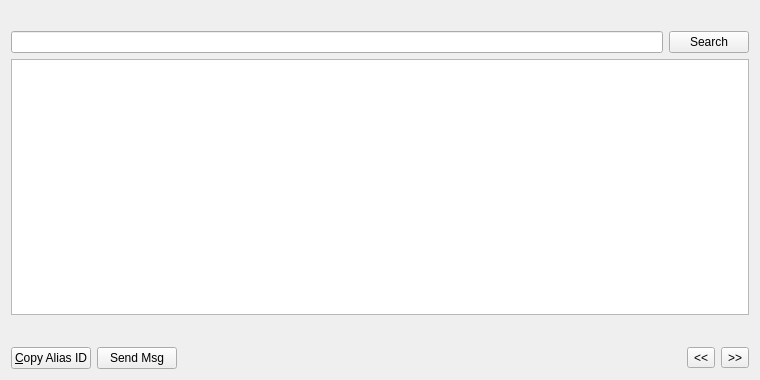
<?xml version="1.0" encoding="UTF-8"?>
<ui version="4.0">
 <class>AliasListPage</class>
 <widget class="QWidget" name="AliasListPage">
  <property name="geometry">
   <rect>
    <x>0</x>
    <y>0</y>
    <width>760</width>
    <height>380</height>
   </rect>
  </property>
  <property name="windowTitle">
   <string>Aliases</string>
  </property>
  <layout class="QVBoxLayout" name="verticalLayout">
   <item>
    <widget class="QLabel" name="labelExplanation">
     <property name="textFormat">
      <enum>Qt::PlainText</enum>
     </property>
     <property name="wordWrap">
      <bool>true</bool>
     </property>
    </widget>
   </item>
   <item>
    <layout class="QHBoxLayout" name="horizontalLayout_2">
     <item>
      <widget class="QLineEdit" name="lineEditAliasSearch"/>
     </item>
     <item>
      <widget class="QPushButton" name="searchAlias">
       <property name="maximumSize">
        <size>
         <width>16777215</width>
         <height>48</height>
        </size>
       </property>
       <property name="text">
        <string>Search</string>
       </property>
      </widget>
     </item>
    </layout>
   </item>
   <item>
    <widget class="QTableView" name="tableView">
     <property name="contextMenuPolicy">
      <enum>Qt::CustomContextMenu</enum>
     </property>
     <property name="toolTip">
      <string/>
     </property>
     <property name="tabKeyNavigation">
      <bool>false</bool>
     </property>
     <property name="alternatingRowColors">
      <bool>true</bool>
     </property>
     <property name="selectionMode">
      <enum>QAbstractItemView::SingleSelection</enum>
     </property>
     <property name="selectionBehavior">
      <enum>QAbstractItemView::SelectRows</enum>
     </property>
     <property name="sortingEnabled">
      <bool>true</bool>
     </property>
     <attribute name="verticalHeaderVisible">
      <bool>false</bool>
     </attribute>
    </widget>
   </item>
   <item>
    <layout class="QHBoxLayout" name="horizontalLayout_3">
     <item>
      <spacer name="horizontalSpacer_2">
       <property name="orientation">
        <enum>Qt::Horizontal</enum>
       </property>
       <property name="sizeHint" stdset="0">
        <size>
         <width>40</width>
         <height>20</height>
        </size>
       </property>
      </spacer>
     </item>
     <item>
      <widget class="QLabel" name="labelPage">
       <property name="text">
        <string/>
       </property>
      </widget>
     </item>
    </layout>
   </item>
   <item>
    <layout class="QHBoxLayout" name="horizontalLayout">
     <item>
      <widget class="QPushButton" name="copyAlias">
       <property name="toolTip">
        <string>Copy the currently selected alias to the system clipboard</string>
       </property>
       <property name="text">
        <string>&amp;Copy Alias ID</string>
       </property>
      </widget>
     </item>
     <item>
      <widget class="QPushButton" name="messageButton">
       <property name="text">
        <string>Send Msg</string>
       </property>
      </widget>
     </item>
     <item>
      <spacer name="horizontalSpacer">
       <property name="orientation">
        <enum>Qt::Horizontal</enum>
       </property>
       <property name="sizeHint" stdset="0">
        <size>
         <width>40</width>
         <height>20</height>
        </size>
       </property>
      </spacer>
     </item>
     <item>
      <widget class="QToolButton" name="prevButton">
       <property name="text">
        <string>&lt;&lt;</string>
       </property>
      </widget>
     </item>
     <item>
      <widget class="QToolButton" name="nextButton">
       <property name="text">
        <string>&gt;&gt;</string>
       </property>
      </widget>
     </item>
    </layout>
   </item>
  </layout>
 </widget>
 <resources>
  <include location="../syscoin.qrc"/>
 </resources>
 <connections/>
</ui>
